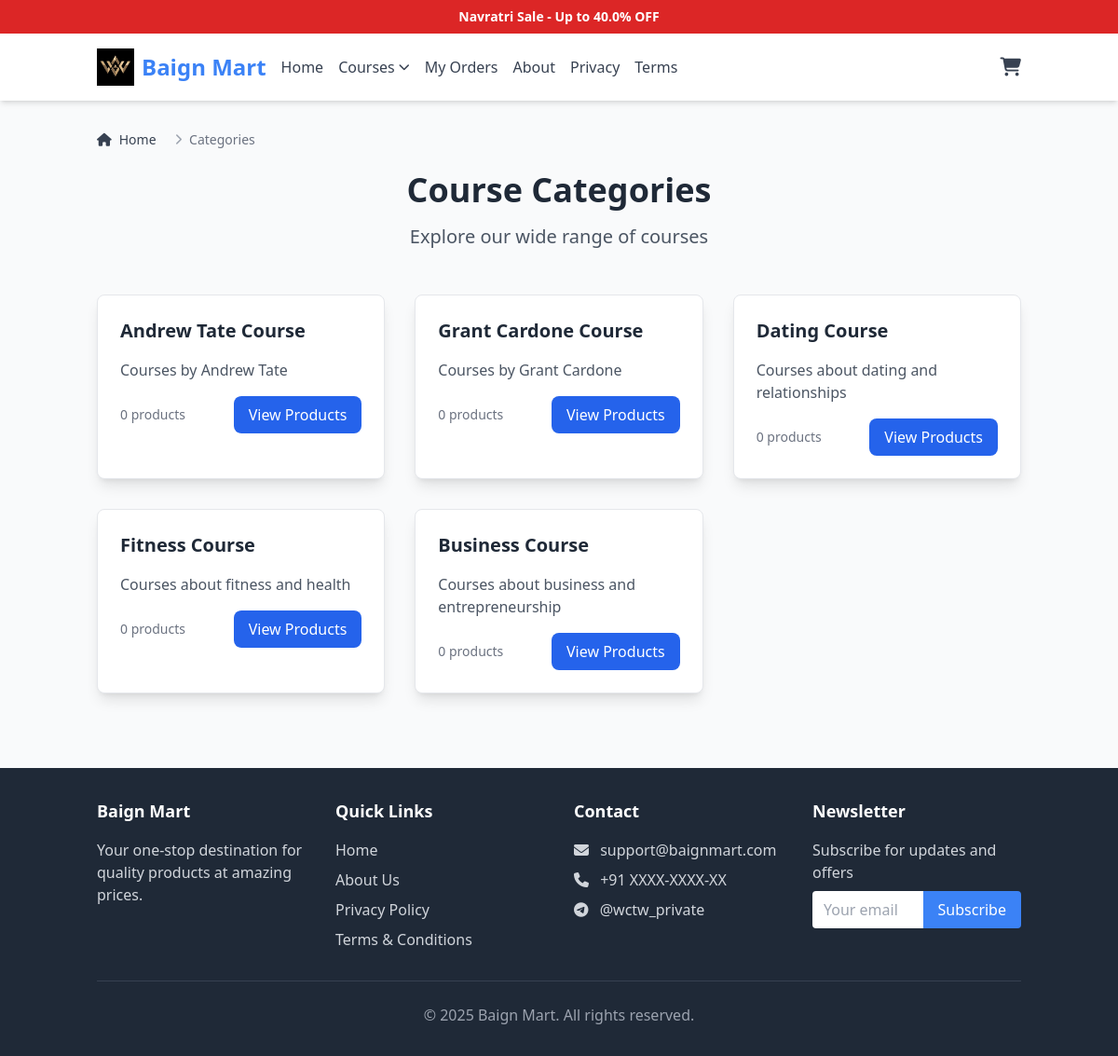
The page /categories on the database its author committed.
### models.py (models this page shows, shortened)
class SiteSettings(db.Model):
    __tablename__ = 'site_settings'
    id = db.Column(db.Integer, primary_key=True)
    store_name = db.Column(db.String(100), default='Baign Mart')
    banner_text = db.Column(db.String(200), default='Navratri Sale')
    global_discount_percent = db.Column(db.Float, default=40.0)
    theme_name = db.Column(db.String(50), default='light')
    privacy_policy = db.Column(db.Text, default='')
    terms = db.Column(db.Text, default='')
    about = db.Column(db.Text, default='')
    contact_email = db.Column(db.String(100), default='support@baignmart.com')
    contact_phone = db.Column(db.String(20), default='+91 XXXX-XXXX-XX')
    contact_address = db.Column(db.Text, default='123 Business Street, City, State - 123456')
    telegram_bot_token = db.Column(db.String(200), default='')
    admin_telegram_chat_id = db.Column(db.String(50), default='')
    updated_at = db.Column(db.DateTime, default=datetime.utcnow, onupdate=datetime.utcnow)

class Category(db.Model):
    __tablename__ = 'categories'
    id = db.Column(db.Integer, primary_key=True)
    name = db.Column(db.String(100), nullable=False, unique=True)
    description = db.Column(db.Text, nullable=True)
    is_active = db.Column(db.Boolean, default=True)
    featured = db.Column(db.Boolean, default=False)  # For highlighting popular categories
    created_at = db.Column(db.DateTime, default=datetime.utcnow)
    updated_at = db.Column(db.DateTime, default=datetime.utcnow, onupdate=datetime.utcnow)
    products = db.relationship('Product', backref='category', lazy=True)

### main.py (the view)
@bp.route('/categories')
def all_categories():
    get_or_create_visitor()  # Track visitor
    settings = get_site_settings()
    categories = Category.query.filter_by(is_active=True).all()
    return render_template('public/categories.html',
                         categories=categories,
                         settings=settings)

### main.py (called while the page is built)
def get_or_create_visitor():
    ip_address = request.remote_addr
    ip_hash = hashlib.sha256(ip_address.encode()).hexdigest()
    visitor = Visitor.query.filter_by(ip_hash=ip_hash).first()
    if not visitor:
        visitor = Visitor(ip_hash=ip_hash)
        db.session.add(visitor)
    else:
        visitor.views_count += 1
        visitor.last_seen = datetime.utcnow()
    db.session.commit()
    return visitor

def get_site_settings():
    settings = SiteSettings.query.first()
    if not settings:
        settings = SiteSettings()
        db.session.add(settings)
        db.session.commit()
    return settings

### templates/public/categories.html (shortened to what this page needs)
{% extends "base.html" %}
{% block content %}
<div class="mb-6">
    <nav class="flex" aria-label="Breadcrumb">
        <ol class="inline-flex items-center space-x-1 md:space-x-3">
            <li class="inline-flex items-center">
                <a href="{{ url_for('main.index') }}" class="inline-flex items-center text-sm font-medium text-gray-700 hover:text-primary">
                    <i class="fas fa-home mr-2"></i> Home
                </a>
            </li>
            <li>
                <div class="flex items-center">
                    <i class="fas fa-chevron-right text-gray-400 text-xs mx-2"></i>
                    <span class="text-sm font-medium text-gray-500">Categories</span>
                </div>
            </li>
        </ol>
    </nav>
</div>
<div class="text-center mb-12">
    <h1 class="text-4xl font-bold text-gray-800 mb-4">Course Categories</h1>
    <p class="text-xl text-gray-600">Explore our wide range of courses</p>
</div>
<div class="grid grid-cols-1 md:grid-cols-2 lg:grid-cols-3 gap-8">
    {% for category in categories %}
        <div class="bg-white rounded-lg shadow-lg overflow-hidden hover:shadow-xl transition-shadow duration-300 border border-gray-200">
            <div class="p-6">
                <div class="flex items-center justify-between mb-4">
                    <h3 class="text-xl font-bold text-gray-800">{{ category.name }}</h3>
                </div>
                {% if category.description %}
                    <p class="text-gray-600 mb-4">{{ category.description[:150] }}{% if category.description|length > 150 %}...{% endif %}</p>
                {% else %}
                    <p class="text-gray-600 mb-4">Browse products in this category</p>
                {% endif %}
                <div class="flex items-center justify-between">
                    <span class="text-sm text-gray-500">{{ category.products|length }} products</span>
                    <a href="{{ url_for('main.category_products', category_id=category.id) }}"
                       class="bg-blue-600 hover:bg-blue-700 text-white px-4 py-2 rounded-lg transition-colors">
                        View Products
                    </a>
                </div>
            </div>
        </div>
    {% else %}
        <div class="col-span-full text-center py-12">
            <i class="fas fa-folder-open text-5xl text-gray-400 mb-4"></i>
            <h3 class="text-2xl font-bold text-gray-600 mb-2">No Categories Available</h3>
            <p class="text-gray-500">Check back later for new categories!</p>
        </div>
    {% endfor %}
</div>
{% set featured_categories = categories|selectattr('featured', 'equalto', true)|list %}
{% endblock %}

### templates/base.html (shortened to what this page needs)
<!DOCTYPE html>
<html lang="en">
<head>
    <script src="https://cdn.tailwindcss.com"></script>
    <link rel="stylesheet" href="https://cdnjs.cloudflare.com/ajax/libs/font-awesome/6.4.0/css/all.min.css">
</head>
<body class="bg-gray-50 min-h-screen">
    {% if settings %}
        <div class="bg-red-600 text-white py-2 text-center text-sm font-bold">
            {{ settings.banner_text }} - Up to {{ settings.global_discount_percent }}% OFF
        </div>
    {% endif %}
    <header class="bg-white shadow-md sticky top-0 z-50">
        <div class="container mx-auto px-4 py-4 flex items-center justify-between">
            <div class="flex items-center space-x-4">
                <a href="{{ url_for('main.index') }}" class="flex items-center">
                    <img src="{{ url_for('static', filename='images/logo.jpg') }}" alt="Logo" class="h-10 w-10 object-contain mr-2">
                    <span class="text-2xl font-bold text-primary">{{ settings.store_name if settings else 'Baign Mart' }}</span>
                </a>
                <nav class="hidden md:flex space-x-4">
                    <a href="{{ url_for('main.index') }}" class="text-gray-700 hover:text-primary font-medium">Home</a>
                    <div class="relative group">
                        <a href="#" class="text-gray-700 hover:text-primary font-medium flex items-center">
                            Courses <i class="fas fa-chevron-down ml-1 text-xs"></i>
                        </a>
                    </div>
                    <a href="{{ url_for('main.my_orders') }}" class="text-gray-700 hover:text-primary font-medium">My Orders</a>
                    <a href="{{ url_for('main.about') }}" class="text-gray-700 hover:text-primary font-medium">About</a>
                    <a href="{{ url_for('main.privacy') }}" class="text-gray-700 hover:text-primary font-medium">Privacy</a>
                    <a href="{{ url_for('main.terms') }}" class="text-gray-700 hover:text-primary font-medium">Terms</a>
                </nav>
            </div>
            <div class="flex items-center space-x-4">
                <a href="{{ url_for('main.cart') }}" class="relative text-gray-700 hover:text-primary">
                    <i class="fas fa-shopping-cart text-xl"></i>
                </a>
            </div>
        </div>
    </header>
    <main class="container mx-auto px-4 py-8">
        {% block content %}{% endblock %}
    </main>
    <footer class="bg-gray-800 text-white py-8 mt-12">
        <div class="container mx-auto px-4">
            <div class="grid grid-cols-1 md:grid-cols-4 gap-8">
                <div>
                    <h3 class="text-lg font-bold mb-4">{{ settings.store_name if settings else 'Baign Mart' }}</h3>
                    <p class="text-gray-300">Your one-stop destination for quality products at amazing prices.</p>
                </div>
                <div>
                    <h3 class="text-lg font-bold mb-4">Quick Links</h3>
                    <ul class="space-y-2">
                        <li><a href="{{ url_for('main.index') }}" class="text-gray-300 hover:text-white">Home</a></li>
                        <li><a href="{{ url_for('main.about') }}" class="text-gray-300 hover:text-white">About Us</a></li>
                        <li><a href="{{ url_for('main.privacy') }}" class="text-gray-300 hover:text-white">Privacy Policy</a></li>
                        <li><a href="{{ url_for('main.terms') }}" class="text-gray-300 hover:text-white">Terms & Conditions</a></li>
                    </ul>
                </div>
                <div>
                    <h3 class="text-lg font-bold mb-4">Contact</h3>
                    <ul class="space-y-2 text-gray-300">
                        <li><i class="fas fa-envelope mr-2"></i> {{ settings.contact_email if settings else 'support@baignmart.com' }}</li>
                        <li><i class="fas fa-phone mr-2"></i> {{ settings.contact_phone if settings else '+91 XXXX-XXXX-XX' }}</li>
                        <li><i class="fab fa-telegram mr-2"></i> @wctw_private</li>
                    </ul>
                </div>
                <div>
                    <h3 class="text-lg font-bold mb-4">Newsletter</h3>
                    <p class="text-gray-300 mb-2">Subscribe for updates and offers</p>
                    <div class="flex">
                        <input type="email" placeholder="Your email" class="px-3 py-2 rounded-l text-gray-800 w-full">
                        <button class="bg-primary text-white px-4 py-2 rounded-r">Subscribe</button>
                    </div>
                </div>
            </div>
            <div class="border-t border-gray-700 mt-8 pt-6 text-center text-gray-400">
                <p>&copy; 2025 {{ settings.store_name if settings else 'Baign Mart' }}. All rights reserved.</p>
            </div>
        </div>
    </footer>
</body>
</html>

### rows shown on the page
SiteSettings: banner_text "Navratri Sale", global_discount_percent "40.0", store_name "Baign Mart", contact_email "support@baignmart.com", contact_phone "+91 XXXX-XXXX-XX"
Category: name "Andrew Tate Course", description "Courses by Andrew Tate", products|length "0"
Category: name "Grant Cardone Course", description "Courses by Grant Cardone", products|length "0"
Category: name "Dating Course", description "Courses about dating and relationships", products|length "0"
Category: name "Fitness Course", description "Courses about fitness and health", products|length "0"
Category: name "Business Course", description "Courses about business and entrepreneurship", products|length "0"
